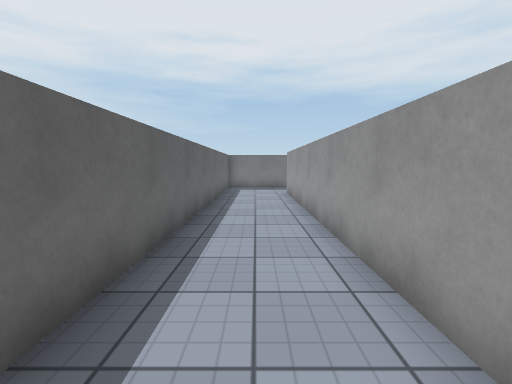
view 1 (above)

12 first-person views from a walk through a Unity game level. The camera is 1.3 m above the floor, tilts 6° down and sees 90° across. The floor is counted in squares, 1 m on a side. Each view is taken from the middle of a square. On the plan, view 1 faces up. The plan holds only what a view shows up to about 13 squares ahead; the rest is blank. The place goes on beyond the plan. Surface patterns are stand-ins for the level's own textures.

view 2
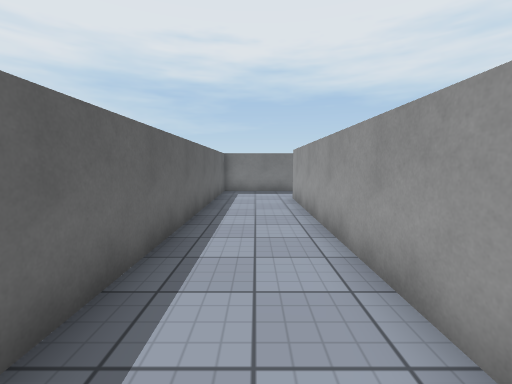

view 3
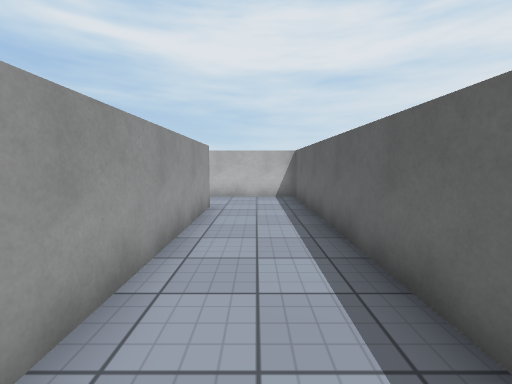

view 4
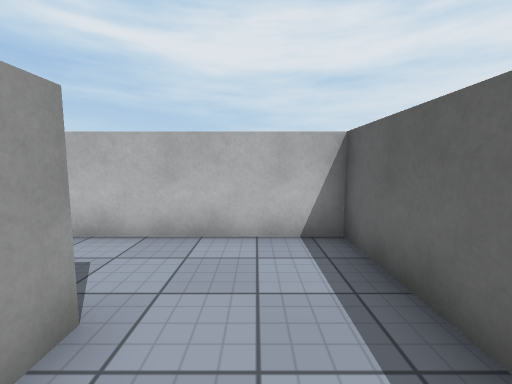

view 5
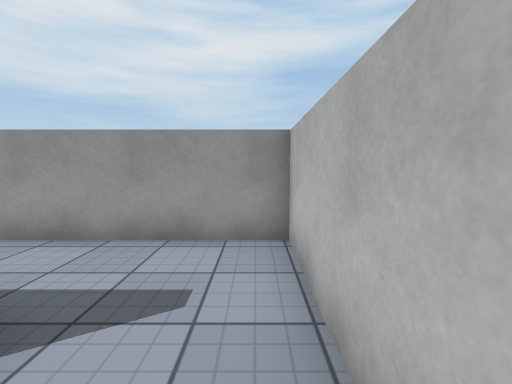

view 6
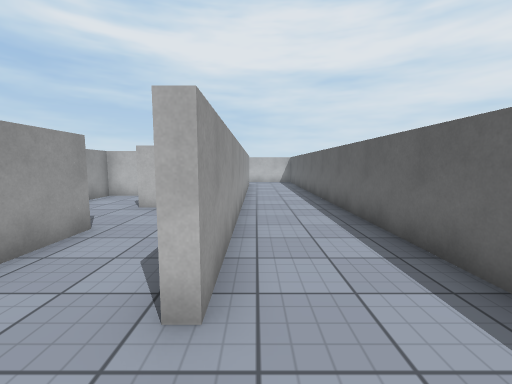

view 7
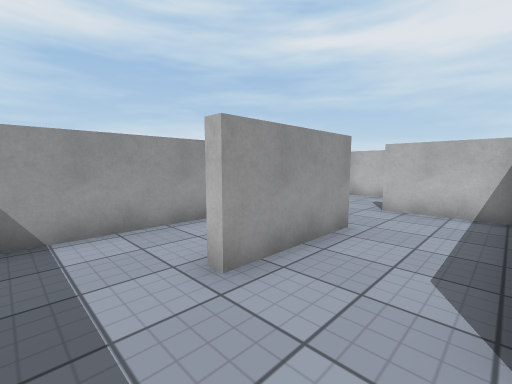

view 8
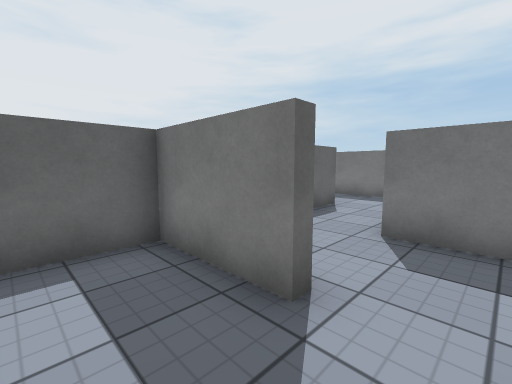

view 9
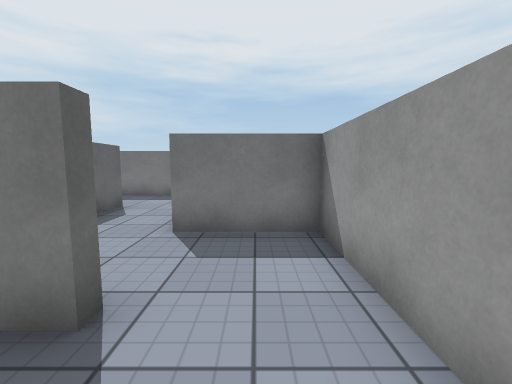

view 10
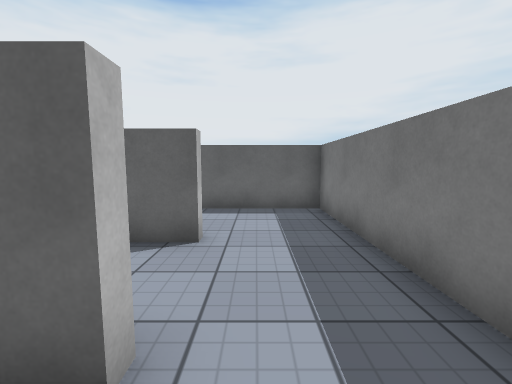

view 11
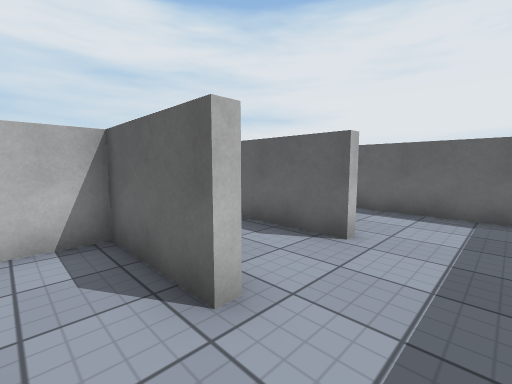

view 12
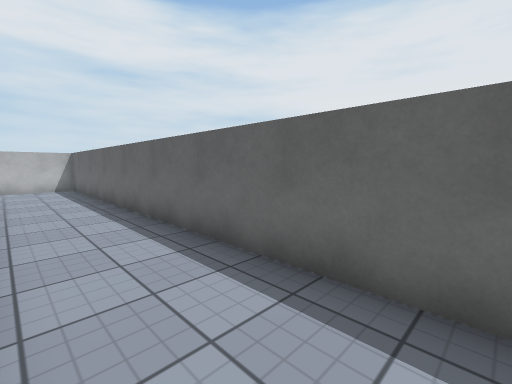

### Floor plan
Points are (right, up) in squares from view 1. A wall is a line through its corners. A room is listed if a view was taken in it or the views show most of it. See-through windows are left out.
Room 1 (views 1, 2, 3, 4, 5, 6, 7, 12)
walls: (1.4, -3) (1.4, 12.2) (1.8, 12.2); (2.5, 14.9) (-1.6, 14.9) (-1.6, -5.6) (4.3, -5.6) (4.3, -0.5)
ways out: opening at (2, 13.5) to room 4
Room 2 (views 8, 9)
walls: (4.6, 5.9) (1.8, 5.9) (1.8, 3.9); (5.5, 3.2) (7.2, 3.2) (7.2, 6.4)
ways out: opening at (5.5, 6) to room 4
Room 3 (views 10, 11)
walls: (4.7, 12.2) (4.7, 9.2) (6.1, 9.2); (7.2, 10.4) (7.2, 14.1)
ways out: opening at (5, 13.5) to room 4
Room 4 (no view inside)
walls: (1.8, 12.2) (1.8, 9.2); (1.9, 6.2) (4.6, 6.2); (7.2, 6.4) (7.2, 8.9) (4.3, 8.9) (4.3, 12.2); (4.2, 14.9) (2.5, 14.9)
ways out: opening at (2, 13.5) to room 1; opening at (5.5, 6) to room 2; opening at (5, 13.5) to room 3

Positions as (right, up) in squares from view 1, and headings:
1: (0, 0), facing up
2: (0, 2), facing up
3: (0, 5), facing down
4: (0, -1), facing down
5: (0, -5), facing right
6: (1, 14), facing down
7: (2, 14), facing down-right
8: (6, 4), facing up-left
9: (6, 4), facing up
10: (6, 13), facing left
11: (6, 14), facing down-left
12: (1, 10), facing down-left
